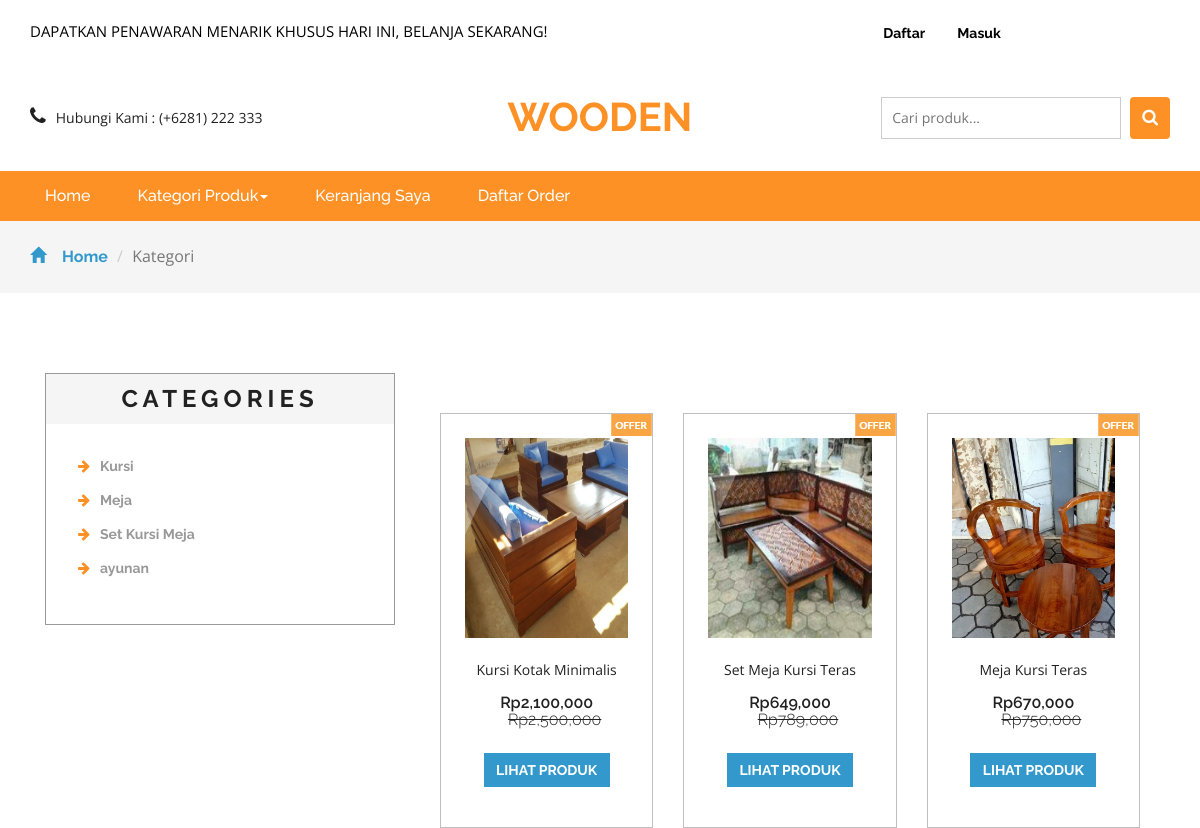
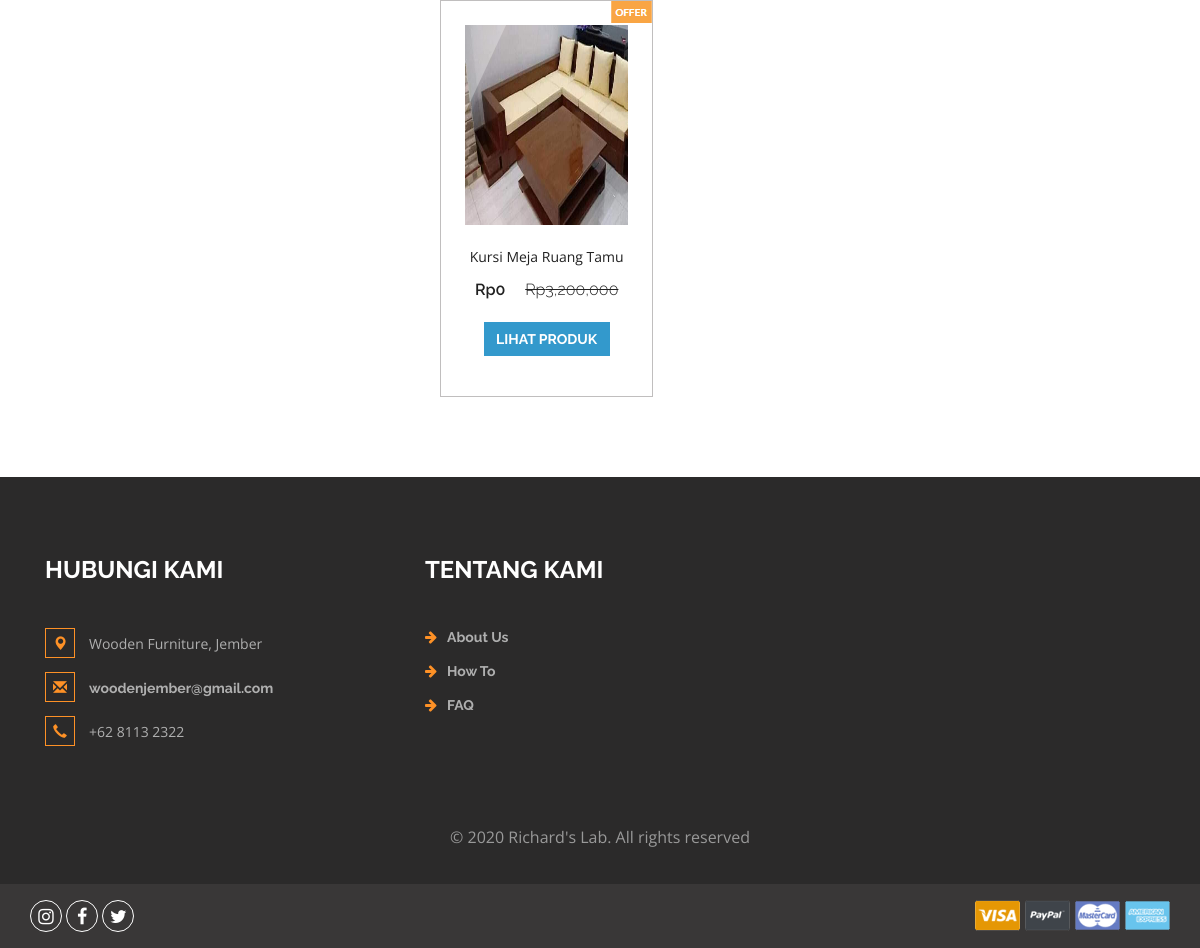
Screenshot of /search.php with the database file from the repository (2 pictures, top to bottom).
### tables this page shows
CREATE TABLE `kategori` (
  `idkategori` int(11) NOT NULL,
  `namakategori` varchar(20) NOT NULL,
  `tgldibuat` timestamp NOT NULL DEFAULT current_timestamp()
);

CREATE TABLE `produk` (
  `idproduk` int(11) NOT NULL,
  `idkategori` int(11) NOT NULL,
  `namaproduk` varchar(30) NOT NULL,
  `gambar` varchar(100) NOT NULL,
  `deskripsi` varchar(200) NOT NULL,
  `rate` int(11) NOT NULL,
  `hargabefore` int(11) NOT NULL,
  `hargaafter` int(11) NOT NULL,
  `tgldibuat` timestamp NOT NULL DEFAULT current_timestamp()
);

### search.php (the view, shortened to what this page needs)
<?php
include 'dbconnect.php';
$s = $_POST['Search'];
?>
<!DOCTYPE html>
<html>
<head>
<link href="css/bootstrap.css" rel="stylesheet" type="text/css" media="all" />
<link href="css/style.css" rel="stylesheet" type="text/css" media="all" />
<link href="css/font-awesome.css" rel="stylesheet">
</head>
<body>
	<div class="agileits_header">
		<div class="container">
			<div class="w3l_offers">
				<p>DAPATKAN PENAWARAN MENARIK KHUSUS HARI INI, BELANJA SEKARANG!</p>
			</div>
			<div class="agile-login">
				<ul>
				<?php
				if(!isset($_SESSION['log'])){
					echo '
					<li><a href="registered.php"> Daftar</a></li>
					<li><a href="login.php">Masuk</a></li>
					';
				}
				?>
				</ul>
			</div>
			<div class="product_list_header">
					<a href="cart.php"><button class="w3view-cart" type="submit" name="submit" value=""><i class="fa fa-cart-arrow-down" aria-hidden="true"></i></button>
					 </a>
			</div>
			<div class="clearfix"> </div>
		</div>
	</div>
	<div class="logo_products">
		<div class="container">
		<div class="w3ls_logo_products_left1">
				<ul class="phone_email">
					<li><i class="fa fa-phone" aria-hidden="true"></i>Hubungi Kami : (+6281) 222 333</li>
				</ul>
			</div>
			<div class="w3ls_logo_products_left">
				<h1><a href="index.php">Wooden</a></h1>
			</div>
		<div class="w3l_search">
			<form action="search.php" method="post">
				<input type="search" name="Search" placeholder="Cari produk...">
				<button type="submit" class="btn btn-default search" aria-label="Left Align">
					<i class="fa fa-search" aria-hidden="true"> </i>
				</button>
			</form>
		</div>
			<div class="clearfix"> </div>
		</div>
	</div>
	<div class="navigation-agileits">
		<div class="container">
			<nav class="navbar navbar-default">
							<div class="collapse navbar-collapse" id="bs-megadropdown-tabs">
								<ul class="nav navbar-nav">
									<li class="active"><a href="index.php" class="act">Home</a></li>
									<li class="dropdown">
										<a href="#" class="dropdown-toggle" data-toggle="dropdown">Kategori Produk<b class="caret"></b></a>
									</li>
									<li><a href="cart.php">Keranjang Saya</a></li>
									<li><a href="konfirmasi.php">Daftar Order</a></li>
								</ul>
							</div>
							</nav>
			</div>
		</div>
	<div class="breadcrumbs">
		<div class="container">
			<ol class="breadcrumb breadcrumb1 animated wow slideInLeft" data-wow-delay=".5s">
				<li><a href="index.php"><span class="glyphicon glyphicon-home" aria-hidden="true"></span>Home</a></li>
				<li class="active">Kategori</li>
			</ol>
		</div>
	</div>
	<div class="products">
		<div class="container">
			<div class="col-md-4 products-left">
				<div class="categories">
					<h2>Categories</h2>
					<ul class="cate">
						<?php
														$kat=mysqli_query($conn,"SELECT * from kategori order by idkategori ASC");
														while($p=mysqli_fetch_array($kat)){
															?>
														<li><a href="kategori.php?idkategori=<?php echo $p['idkategori'] ?>"><i class="fa fa-arrow-right" aria-hidden="true"></i><?php echo $p['namakategori'] ?></a></li>
														<?php
																	}
														?>
					</ul>
				</div>
			</div>
			<div class="col-md-8 products-right">
				<div class="agile_top_brands_grids">
				<?php
					$brgs=mysqli_query($conn,"SELECT * from produk where namaproduk like '%$s%' or deskripsi like '%$s%' order by idproduk ASC");
					$x = mysqli_num_rows($brgs);
					if($x>0){
					while($p=mysqli_fetch_array($brgs)){
					?>
						<div class="col-md-4 top_brand_left">
						<div class="hover14 column">
							<div class="agile_top_brand_left_grid">
								<div class="agile_top_brand_left_grid_pos">
									<img src="images/offer.png" alt=" " class="img-responsive" />
								</div>
								<div class="agile_top_brand_left_grid1">
									<figure>
										<div class="snipcart-item block">
											<div class="snipcart-thumb">
												<a href="product.php?idproduk=<?php echo $p['idproduk'] ?>"><img src="<?php echo $p['gambar']?>" width="200px" height="200px"></a>
												<p><?php echo $p['namaproduk'] ?></p>
												<h4>Rp<?php echo number_format($p['hargaafter']) ?> <span>Rp<?php echo number_format($p['hargabefore']) ?></span></h4>
											</div>
											<div class="snipcart-details top_brand_home_details">
												<fieldset>
													<a href="product.php?idproduk=<?php echo $p['idproduk'] ?>"><input type="submit" class="button" value="Lihat Produk" /></a>
												</fieldset>
											</div>
										</div>
									</figure>
								</div>
							</div>
						</div>
					</div>
						<?php
							}
					} else {
						echo "Data tidak ditemukan, coba kata kunci lainnya";
					}
						?>
				</div>
			</div>
		</div>
	</div>
<div class="footer">
		<div class="container">
			<div class="w3_footer_grids">
				<div class="col-md-4 w3_footer_grid">
					<h3>Hubungi Kami</h3>
					<ul class="address">
						<li><i class="glyphicon glyphicon-map-marker" aria-hidden="true"></i>Wooden Furniture, Jember</li>
						<li><i class="glyphicon glyphicon-envelope" aria-hidden="true"></i><a href="mailto:info@email">woodenjember@gmail.com</a></li>
						<li><i class="glyphicon glyphicon-earphone" aria-hidden="true"></i>+62 8113 2322</li>
					</ul>
				</div>
				<div class="col-md-3 w3_footer_grid">
					<h3>Tentang Kami</h3>
					<ul class="info">
						<li><i class="fa fa-arrow-right" aria-hidden="true"></i><a href="about.html">About Us</a></li>
						<li><i class="fa fa-arrow-right" aria-hidden="true"></i><a href="about.html">How To</a></li>
						<li><i class="fa fa-arrow-right" aria-hidden="true"></i><a href="about.html">FAQ</a></li>
					</ul>
				</div>
				<div class="clearfix"> </div>
			</div>
		</div>
		<div class="footer-copy">
			<div class="container">
				<p>© 2020 Richard's Lab. All rights reserved</p>
			</div>
		</div>
	</div>
	<div class="footer-botm">
			<div class="container">
				<div class="w3layouts-foot">
					<ul>
						<li><a href="#" class="w3_agile_instagram"><i class="fa fa-instagram" aria-hidden="true"></i></a></li>
						<li><a href="#" class="w3_agile_facebook"><i class="fa fa-facebook" aria-hidden="true"></i></a></li>
						<li><a href="#" class="agile_twitter"><i class="fa fa-twitter" aria-hidden="true"></i></a></li>
					</ul>
				</div>
				<div class="payment-w3ls">
					<img src="images/card.png" alt=" " class="img-responsive">
				</div>
				<div class="clearfix"> </div>
			</div>
		</div>
<link href="css/skdslider.css" rel="stylesheet">
</body>
</html>

### rows the page displays
kategori: namakategori "Kursi"
kategori: namakategori "Meja"
kategori: namakategori "Set Kursi Meja"
kategori: namakategori "ayunan"
produk: gambar (picture), namaproduk "Kursi Kotak Minimalis", hargaafter "2,100,000", hargabefore "2,500,000"
produk: gambar (picture), namaproduk "Set Meja Kursi Teras", hargaafter "649,000", hargabefore "789,000"
produk: gambar (picture), namaproduk "Meja Kursi Teras", hargaafter "670,000", hargabefore "750,000"
produk: gambar (picture), namaproduk "Kursi Meja Ruang Tamu", hargaafter "0", hargabefore "3,200,000"
